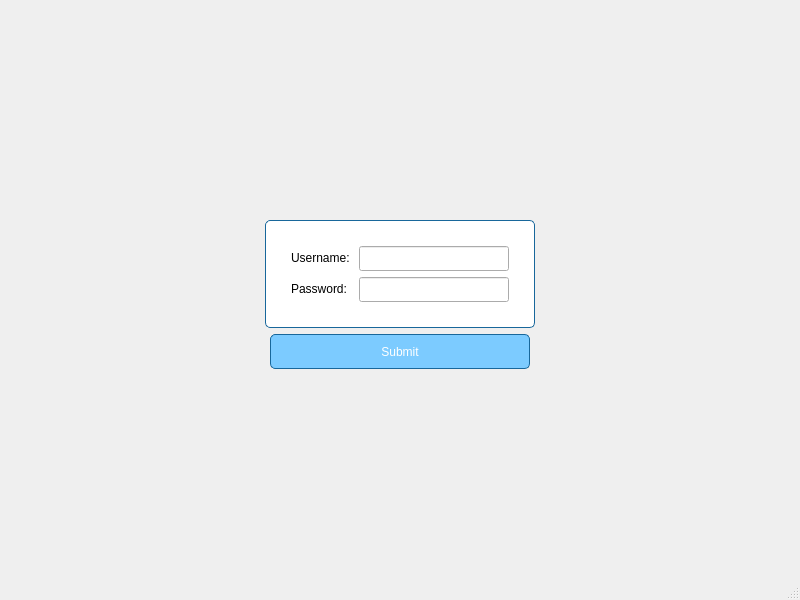
<?xml version="1.0" encoding="UTF-8"?>
<ui version="4.0">
 <class>MainWindow</class>
 <widget class="QMainWindow" name="MainWindow">
  <property name="geometry">
   <rect>
    <x>0</x>
    <y>0</y>
    <width>800</width>
    <height>600</height>
   </rect>
  </property>
  <property name="windowTitle">
   <string>MainWindow</string>
  </property>
  <widget class="QWidget" name="centralwidget">
   <property name="styleSheet">
    <string notr="true">#centralwidget {
border-image: url(:/images/images/91275839_p0.jpeg);
}</string>
   </property>
   <layout class="QVBoxLayout" name="verticalLayout">
    <item>
     <spacer name="verticalSpacer">
      <property name="orientation">
       <enum>Qt::Vertical</enum>
      </property>
      <property name="sizeHint" stdset="0">
       <size>
        <width>20</width>
        <height>40</height>
       </size>
      </property>
     </spacer>
    </item>
    <item>
     <layout class="QHBoxLayout" name="horizontalLayout_2">
      <property name="topMargin">
       <number>10</number>
      </property>
      <property name="bottomMargin">
       <number>0</number>
      </property>
      <item>
       <spacer name="horizontalSpacer_4">
        <property name="orientation">
         <enum>Qt::Horizontal</enum>
        </property>
        <property name="sizeHint" stdset="0">
         <size>
          <width>40</width>
          <height>20</height>
         </size>
        </property>
       </spacer>
      </item>
      <item>
       <widget class="QFrame" name="formFrame">
        <property name="styleSheet">
         <string notr="true">#formFrame {
border: 1px solid rgb(24,103,155);
border-radius: 5px;
background-color: white;
}</string>
        </property>
        <layout class="QFormLayout" name="formLayout">
         <property name="horizontalSpacing">
          <number>-1</number>
         </property>
         <property name="verticalSpacing">
          <number>-1</number>
         </property>
         <property name="leftMargin">
          <number>25</number>
         </property>
         <property name="topMargin">
          <number>25</number>
         </property>
         <property name="rightMargin">
          <number>25</number>
         </property>
         <property name="bottomMargin">
          <number>25</number>
         </property>
         <item row="0" column="0">
          <widget class="QLabel" name="label">
           <property name="text">
            <string>Username: </string>
           </property>
          </widget>
         </item>
         <item row="0" column="1">
          <widget class="QLineEdit" name="lineEdit">
           <property name="minimumSize">
            <size>
             <width>150</width>
             <height>25</height>
            </size>
           </property>
          </widget>
         </item>
         <item row="1" column="0">
          <widget class="QLabel" name="label_2">
           <property name="text">
            <string>Password: </string>
           </property>
          </widget>
         </item>
         <item row="1" column="1">
          <widget class="QLineEdit" name="lineEdit_2">
           <property name="minimumSize">
            <size>
             <width>150</width>
             <height>25</height>
            </size>
           </property>
          </widget>
         </item>
        </layout>
       </widget>
      </item>
      <item>
       <spacer name="horizontalSpacer_3">
        <property name="orientation">
         <enum>Qt::Horizontal</enum>
        </property>
        <property name="sizeHint" stdset="0">
         <size>
          <width>40</width>
          <height>20</height>
         </size>
        </property>
       </spacer>
      </item>
     </layout>
    </item>
    <item>
     <layout class="QHBoxLayout" name="horizontalLayout">
      <item>
       <spacer name="horizontalSpacer">
        <property name="orientation">
         <enum>Qt::Horizontal</enum>
        </property>
        <property name="sizeHint" stdset="0">
         <size>
          <width>40</width>
          <height>20</height>
         </size>
        </property>
       </spacer>
      </item>
      <item>
       <widget class="QPushButton" name="pushButton">
        <property name="minimumSize">
         <size>
          <width>260</width>
          <height>35</height>
         </size>
        </property>
        <property name="styleSheet">
         <string notr="true">border: 1px solid rgb(24, 103, 155);
border-radius:5px;
background-color: rgb(124, 203,255);
color:white;</string>
        </property>
        <property name="text">
         <string>Submit</string>
        </property>
       </widget>
      </item>
      <item>
       <spacer name="horizontalSpacer_2">
        <property name="orientation">
         <enum>Qt::Horizontal</enum>
        </property>
        <property name="sizeHint" stdset="0">
         <size>
          <width>40</width>
          <height>20</height>
         </size>
        </property>
       </spacer>
      </item>
     </layout>
    </item>
    <item>
     <spacer name="verticalSpacer_2">
      <property name="orientation">
       <enum>Qt::Vertical</enum>
      </property>
      <property name="sizeHint" stdset="0">
       <size>
        <width>20</width>
        <height>40</height>
       </size>
      </property>
     </spacer>
    </item>
   </layout>
  </widget>
  <widget class="QMenuBar" name="menubar">
   <property name="geometry">
    <rect>
     <x>0</x>
     <y>0</y>
     <width>800</width>
     <height>22</height>
    </rect>
   </property>
  </widget>
  <widget class="QStatusBar" name="statusbar"/>
 </widget>
 <resources/>
 <connections/>
</ui>
